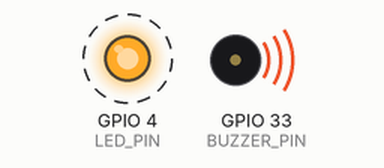
Recording of a sketch running on a simulated ESP32. Parts: output pins drawn as LEDs (lit = HIGH), buzzer (waves = sounding, pin HIGH). Dashed ring = blinking. What the sketch prints to the serial monitor is not drawn.

Above: at 0.2 s.
Timing chart, 0 to 3.0 s (numbered marks = the images above):
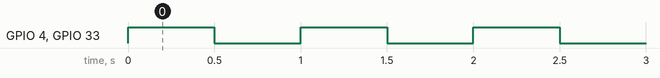

The sketch:

01_LED_Buzzer_Test.ino
```cpp
// Standalone LED + active buzzer test.
// Change these pins to match your actual wiring.
const int LED_PIN = 4;
const int BUZZER_PIN = 33;

void setup() {
  Serial.begin(115200);
  pinMode(LED_PIN, OUTPUT);
  pinMode(BUZZER_PIN, OUTPUT);
  digitalWrite(LED_PIN, LOW);
  digitalWrite(BUZZER_PIN, LOW);
  Serial.println("LED + active buzzer test started.");
}

void loop() {
  Serial.println("LED ON, buzzer ON");
  digitalWrite(LED_PIN, HIGH);
  digitalWrite(BUZZER_PIN, HIGH);
  delay(500);

  Serial.println("LED OFF, buzzer OFF");
  digitalWrite(LED_PIN, LOW);
  digitalWrite(BUZZER_PIN, LOW);
  delay(500);
}
```

Measured:
- by itself, GPIO 4 (LED_PIN), GPIO 33 (BUZZER_PIN): alternates HIGH for 0.50 s and LOW for 0.50 s
